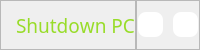
        <widget class="QFrame" name="top_title_contet">
         <property name="minimumSize">
          <size>
           <width>0</width>
           <height>50</height>
          </size>
         </property>
         <property name="maximumSize">
          <size>
           <width>16777215</width>
           <height>50</height>
          </size>
         </property>
         <property name="autoFillBackground">
          <bool>false</bool>
         </property>
         <property name="styleSheet">
          <string notr="true">background-color: none</string>
         </property>
         <property name="frameShape">
          <enum>QFrame::NoFrame</enum>
         </property>
         <property name="frameShadow">
          <enum>QFrame::Raised</enum>
         </property>
         <layout class="QHBoxLayout" name="horizontalLayout">
          <property name="spacing">
           <number>0</number>
          </property>
          <property name="leftMargin">
           <number>0</number>
          </property>
          <property name="topMargin">
           <number>0</number>
          </property>
          <property name="rightMargin">
           <number>0</number>
          </property>
          <property name="bottomMargin">
           <number>0</number>
          </property>
          <item>
           <widget class="QFrame" name="frame_title">
            <property name="minimumSize">
             <size>
              <width>0</width>
              <height>0</height>
             </size>
            </property>
            <property name="frameShape">
             <enum>QFrame::StyledPanel</enum>
            </property>
            <property name="frameShadow">
             <enum>QFrame::Raised</enum>
            </property>
            <layout class="QVBoxLayout" name="verticalLayout_2">
             <property name="spacing">
              <number>0</number>
             </property>
             <property name="leftMargin">
              <number>15</number>
             </property>
             <property name="topMargin">
              <number>0</number>
             </property>
             <property name="rightMargin">
              <number>0</number>
             </property>
             <property name="bottomMargin">
              <number>0</number>
             </property>
             <item>
              <widget class="QLabel" name="label_title">
               <property name="font">
                <font>
                 <family>a_LCDNova</family>
                 <pointsize>14</pointsize>
                 <weight>50</weight>
                 <italic>false</italic>
                 <bold>false</bold>
                 <underline>false</underline>
                 <strikeout>false</strikeout>
                 <kerning>false</kerning>
                </font>
               </property>
               <property name="styleSheet">
                <string notr="true">color: rgb(152, 220, 41)</string>
               </property>
               <property name="text">
                <string>Shutdown PC</string>
               </property>
               <property name="alignment">
                <set>Qt::AlignLeading|Qt::AlignLeft|Qt::AlignVCenter</set>
               </property>
              </widget>
             </item>
            </layout>
           </widget>
          </item>
          <item>
           <widget class="QFrame" name="frame_btns">
            <property name="maximumSize">
             <size>
              <width>80</width>
              <height>16777215</height>
             </size>
            </property>
            <property name="frameShape">
             <enum>QFrame::StyledPanel</enum>
            </property>
            <property name="frameShadow">
             <enum>QFrame::Raised</enum>
            </property>
            <layout class="QHBoxLayout" name="horizontalLayout_3">
             <property name="spacing">
              <number>9</number>
             </property>
             <property name="leftMargin">
              <number>0</number>
             </property>
             <property name="topMargin">
              <number>0</number>
             </property>
             <property name="rightMargin">
              <number>0</number>
             </property>
             <property name="bottomMargin">
              <number>0</number>
             </property>
             <item>
              <widget class="QPushButton" name="btn_minimize">
               <property name="minimumSize">
                <size>
                 <width>25</width>
                 <height>25</height>
                </size>
               </property>
               <property name="maximumSize">
                <size>
                 <width>25</width>
                 <height>25</height>
                </size>
               </property>
               <property name="styleSheet">
                <string notr="true">QPushButton {
	border: none;
	border-radius: 8px;
	background-color: rgb(255, 255, 255);
}
QPushButton:hover {
	background-color: rgba(255, 255, 255, 150);
}</string>
               </property>
               <property name="text">
                <string/>
               </property>
               <property name="icon">
                <iconset resource="resource/resource.qrc">
                 <normaloff>:/btn/img/minimize_win.png</normaloff>:/btn/img/minimize_win.png</iconset>
               </property>
               <property name="iconSize">
                <size>
                 <width>35</width>
                 <height>35</height>
                </size>
               </property>
              </widget>
             </item>
             <item>
              <widget class="QPushButton" name="btn_close">
               <property name="minimumSize">
                <size>
                 <width>25</width>
                 <height>25</height>
                </size>
               </property>
               <property name="maximumSize">
                <size>
                 <width>25</width>
                 <height>25</height>
                </size>
               </property>
               <property name="styleSheet">
                <string notr="true">QPushButton {
	border: none;
	border-radius: 8px;
	background-color: rgb(255, 255, 255);
}
QPushButton:hover {
	background-color: rgba(255, 255, 255, 150);
}</string>
               </property>
               <property name="text">
                <string/>
               </property>
               <property name="icon">
                <iconset resource="resource/resource.qrc">
                 <normaloff>:/btn/img/close_win.png</normaloff>:/btn/img/close_win.png</iconset>
               </property>
               <property name="iconSize">
                <size>
                 <width>38</width>
                 <height>38</height>
                </size>
               </property>
               <property name="autoDefault">
                <bool>false</bool>
               </property>
               <property name="default">
                <bool>false</bool>
               </property>
               <property name="flat">
                <bool>false</bool>
               </property>
              </widget>
             </item>
            </layout>
           </widget>
          </item>
         </layout>
        </widget>
